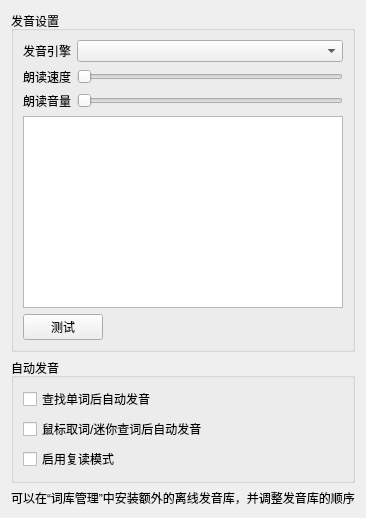
         <widget class="QWidget" name="page_2">
          <layout class="QGridLayout" name="gridLayout_9">
           <item row="2" column="0">
            <widget class="QLabel" name="label_6">
             <property name="text">
              <string>可以在“词库管理”中安装额外的离线发音库，并调整发音库的顺序</string>
             </property>
            </widget>
           </item>
           <item row="1" column="0">
            <widget class="QGroupBox" name="groupBox_4">
             <property name="title">
              <string>自动发音</string>
             </property>
             <layout class="QGridLayout" name="gridLayout_8">
              <item row="0" column="0">
               <widget class="QCheckBox" name="cbAutoSpeak">
                <property name="text">
                 <string>查找单词后自动发音</string>
                </property>
               </widget>
              </item>
              <item row="1" column="0">
               <widget class="QCheckBox" name="cbAutoSpeakMouse">
                <property name="text">
                 <string>鼠标取词/迷你查词后自动发音</string>
                </property>
               </widget>
              </item>
              <item row="2" column="0">
               <widget class="QCheckBox" name="cbSpeakRepeat">
                <property name="text">
                 <string>启用复读模式</string>
                </property>
               </widget>
              </item>
             </layout>
            </widget>
           </item>
           <item row="0" column="0">
            <widget class="QGroupBox" name="speakSettingGroupBox">
             <property name="title">
              <string>发音设置</string>
             </property>
             <layout class="QGridLayout" name="gridLayout_7">
              <item row="0" column="0">
               <layout class="QGridLayout" name="gridLayout_6">
                <item row="0" column="0">
                 <widget class="QLabel" name="label_3">
                  <property name="text">
                   <string>发音引擎</string>
                  </property>
                 </widget>
                </item>
                <item row="0" column="1">
                 <widget class="QComboBox" name="cbSpeech"/>
                </item>
                <item row="1" column="0">
                 <widget class="QLabel" name="label_4">
                  <property name="text">
                   <string>朗读速度</string>
                  </property>
                 </widget>
                </item>
                <item row="1" column="1">
                 <widget class="QSlider" name="sliderSpeed">
                  <property name="orientation">
                   <enum>Qt::Horizontal</enum>
                  </property>
                 </widget>
                </item>
                <item row="2" column="0">
                 <widget class="QLabel" name="label_5">
                  <property name="text">
                   <string>朗读音量</string>
                  </property>
                 </widget>
                </item>
                <item row="2" column="1">
                 <widget class="QSlider" name="sliderVolume">
                  <property name="orientation">
                   <enum>Qt::Horizontal</enum>
                  </property>
                 </widget>
                </item>
               </layout>
              </item>
              <item row="1" column="0">
               <widget class="QTextEdit" name="menoSpkText"/>
              </item>
              <item row="2" column="0">
               <widget class="QPushButton" name="btnTest">
                <property name="sizePolicy">
                 <sizepolicy hsizetype="Fixed" vsizetype="Fixed">
                  <horstretch>0</horstretch>
                  <verstretch>0</verstretch>
                 </sizepolicy>
                </property>
                <property name="text">
                 <string>测试</string>
                </property>
               </widget>
              </item>
             </layout>
            </widget>
           </item>
           <item row="3" column="0">
            <spacer name="verticalSpacer_2">
             <property name="orientation">
              <enum>Qt::Vertical</enum>
             </property>
             <property name="sizeHint" stdset="0">
              <size>
               <width>20</width>
               <height>0</height>
              </size>
             </property>
            </spacer>
           </item>
          </layout>
         </widget>
